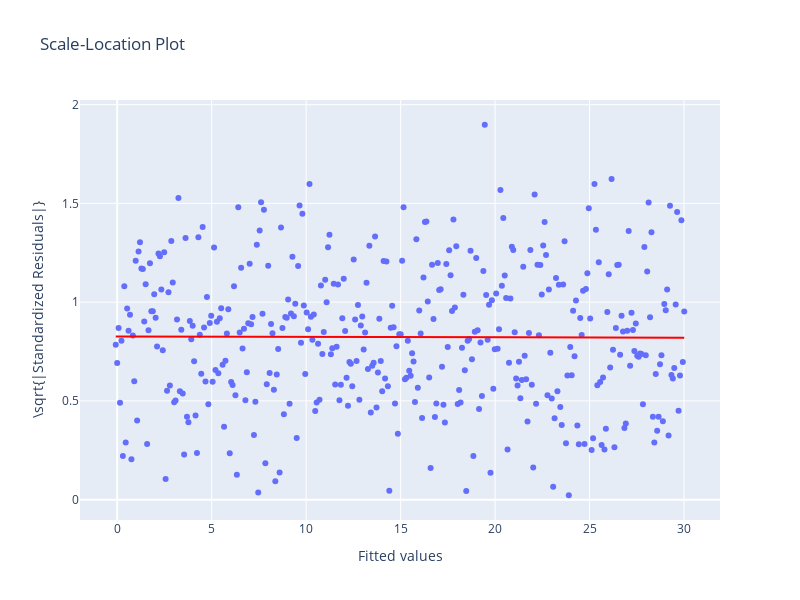

Notebook code cell kept with this figure:
### Markdown cell above
7. To diagnose the homoscedasticity make a Scale-Location plot using a `scatter` between the fitted values and the square root of the absolute residuals

### Code cell
fig = px.scatter(x =fitted, y=residual_norm_abs_sqrt, 
                 trendline_color_override="red",
                 trendline="ols", 
                 height=600, width=800,
                 title='Scale-Location Plot')
fig.update_layout(xaxis_title="Fitted values", yaxis_title=r'\sqrt{|Standardized Residuals|}')
fig.show()

### Figure 1 — Plotly figure (JSON) as saved in the notebook; plotly's stock layout.template omitted (floating-point values rounded to 4 significant figures; data arrays with more than 128 entries replaced by an {"elided": "..."} marker saying what was removed)
{"data": [{"hovertemplate": "x=%{x}<br>y=%{y}<extra></extra>", "legendgroup": "", "marker": {"color": "#636efa", "symbol": "circle"}, "mode": "markers", "name": "", "orientation": "v", "showlegend": false, "type": "scatter", "x": {"elided": "400 float values"}, "xaxis": "x", "y": {"elided": "400 float values"}, "yaxis": "y"}, {"hovertemplate": "<b>OLS trendline</b><br>y = -0.000182437 * x + 0.82585<br>R<sup>2</sup>=0.000021<br><br>x=%{x}<br>y=%{y} <b>(trend)</b><extra></extra>", "legendgroup": "", "line": {"color": "red"}, "marker": {"color": "#636efa", "symbol": "circle"}, "mode": "lines", "name": "", "showlegend": false, "type": "scatter", "x": {"elided": "400 float values"}, "xaxis": "x", "y": {"elided": "400 float values"}, "yaxis": "y"}], "layout": {"height": 600, "legend": {"tracegroupgap": 0}, "title": {"text": "Scale-Location Plot"}, "width": 800, "xaxis": {"anchor": "y", "domain": [0, 1], "title": {"text": "Fitted values"}}, "yaxis": {"anchor": "x", "domain": [0, 1], "title": {"text": "\\sqrt{|Standardized Residuals|}"}}}}
